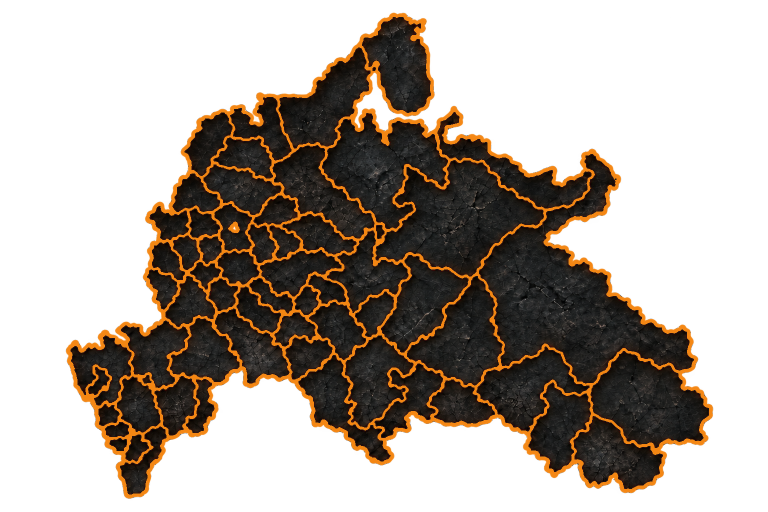
#> input picture assets/images/geography-russia-west-imagegen.png, 1536 x 1024 px (shown at 1/2 size)
$ python tmp_marker_probe.py
#> lines starting #> are read from the running program, lines starting #| are printed output that depends on the picture; after the words box and inside, x2 and y2 are one past the last pixel; in counts of white or black regions, pixels touching at a corner belong together
from PIL import Image, ImageDraw, ImageFilter

image = Image.open("assets/images/geography-russia-west-imagegen.png").convert("RGBA")
#> image is the input picture: PIL image 1536x1024 RGBA; mean R, G, B, A 29.9, 19.9, 10.1, 106.8
pixels = image.load()
barrier = Image.new("L", image.size, 0)
#> barrier: PIL image 1536x1024 L; every value is 0
barrier_pixels = barrier.load()
for y in range(image.height):
    for x in range(image.width):
        r, g, b, _ = pixels[x, y]
        if r > 220 and 70 < g < 180 and b < 60:
            barrier_pixels[x, y] = 255

seen = {}
for seed in [(360, 580), (390, 580), (420, 580), (360, 610), (390, 610), (420, 610), (360, 640), (390, 640), (420, 640), (450, 620), (470, 620)]:
    component = barrier.copy()
    ImageDraw.floodfill(component, seed, 128, thresh=0)
    component = component.point(lambda value: 255 if value == 128 else 0)
    depth = 0
    last = component
    while component.getbbox():
        last = component
        component = component.filter(ImageFilter.MinFilter(3))
        depth += 1
    bbox = last.getbbox()
    center = ((bbox[0] + bbox[2] - 1) // 2, (bbox[1] + bbox[3] - 1) // 2)
    seen.setdefault(center, (seed, depth))
#> this loop made 11 passes
#> (bbox, center) on passes 1, 3, 8, 9, 10, 11: ((241, 238, 512, 678), (376, 457)), ((241, 238, 512, 678), (376, 457)), ((241, 238, 512, 678), (376, 457)), ((241, 238, 512, 678), (376, 457)), ((241, 238, 512, 678), (376, 457)), ((513, 701, 514, 705), (513, 702))
#> bbox on passes 2, 4, 5, 6, 7: (383, 605, 385, 607), (383, 605, 385, 607), (383, 605, 385, 607), (383, 605, 385, 607), (383, 605, 385, 607)
#> pass 1, `component = barrier.copy()`:
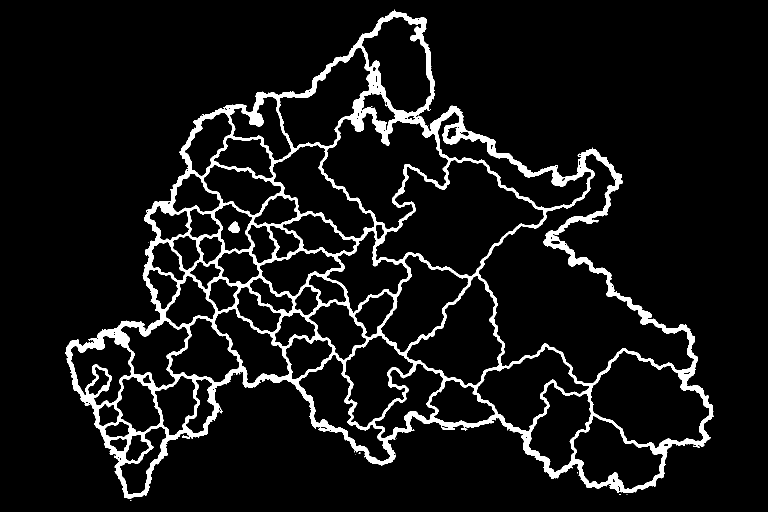
#> component: PIL image 1536x1024 L (shown at 1/2 size); 7.6% white; 16 white regions (14 under 20 px), largest, box (x1, y1, x2, y2) and area: (131, 19, 1427, 997) 118857, (456, 443, 480, 466) 359
#> pass 2, `component = component.point(lambda value: 255 if value == 128 else 0)`:
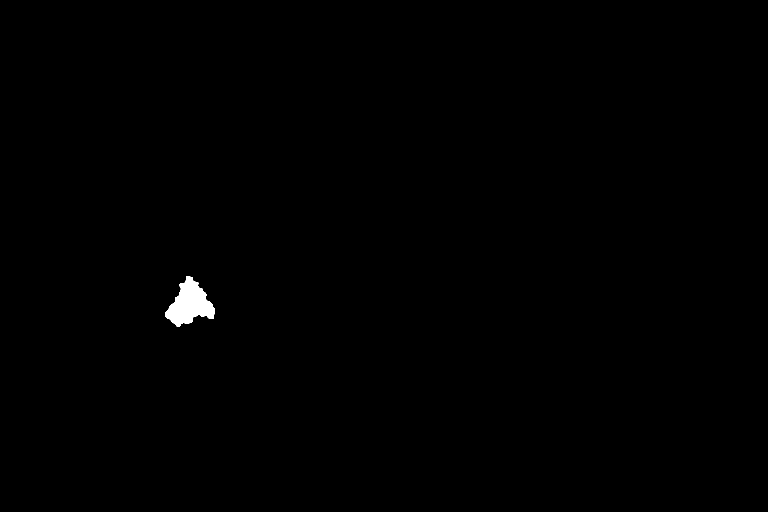
#> component: PIL image 1536x1024 L (shown at 1/2 size); 0.35% white; 1 white region, box (x1, y1, x2, y2) and area: (331, 552, 430, 654) 5482
#> after the loop, seen = {(376, 457): ((360, 580), 11), (383, 605): ((390, 580), 24), (513, 702): ((470, 620), 29)}

for center, (seed, depth) in sorted(seen.items(), key=lambda item: item[0][1]):
    print(seed, "->", center, "depth", depth)
#> this loop made 3 passes
#> (center, seed, depth) on passes 1 to 3: ((376, 457), (360, 580), 11), ((383, 605), (390, 580), 24), ((513, 702), (470, 620), 29)
#| (360, 580) -> (376, 457) depth 11
#| (390, 580) -> (383, 605) depth 24
#| (470, 620) -> (513, 702) depth 29
